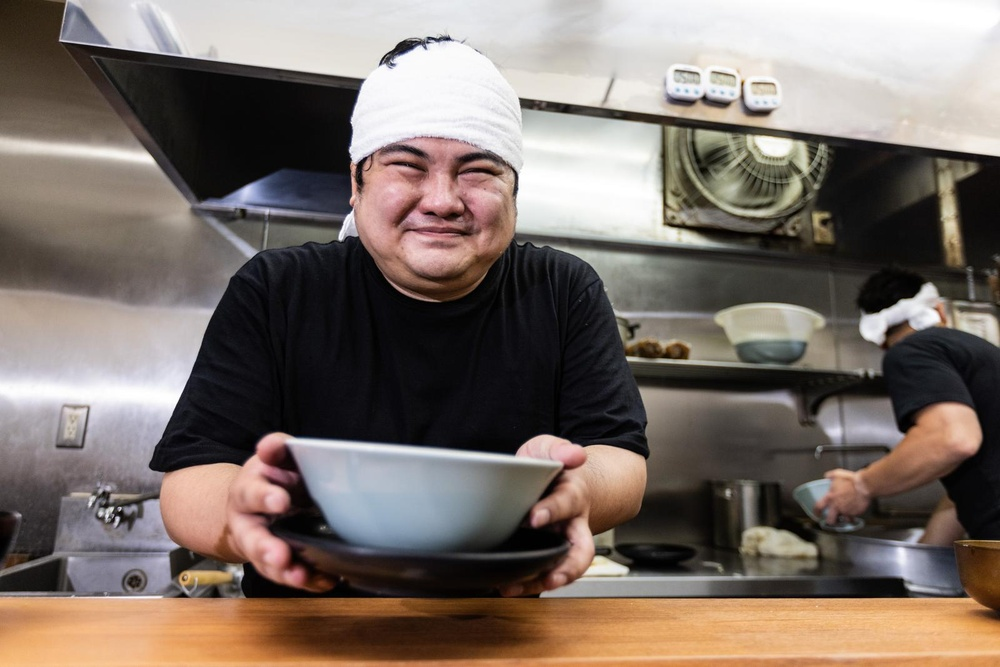
#> input picture images/opencv/ramen_man.jpg, 1000 x 667 px, shrunk from 1600 x 1067 before the run, found by its file name
$ python threshold.py
#> lines starting #> are read from the running program, lines starting #| are printed output that depends on the picture; after the words box and inside, x2 and y2 are one past the last pixel; in counts of white or black regions, pixels touching at a corner belong together
import cv2
import matplotlib.pyplot as plt


def main():
    threshold = 125

    # 画像の読み込み
    img = cv2.imread("images/opencv/ramen_man.jpg")
#> img is the input picture: shape (667, 1000, 3); mean B, G, R 104.2, 111.7, 123.5

    # 画像のグレースケール化
    img_gray = cv2.cvtColor(img, cv2.COLOR_BGR2GRAY)
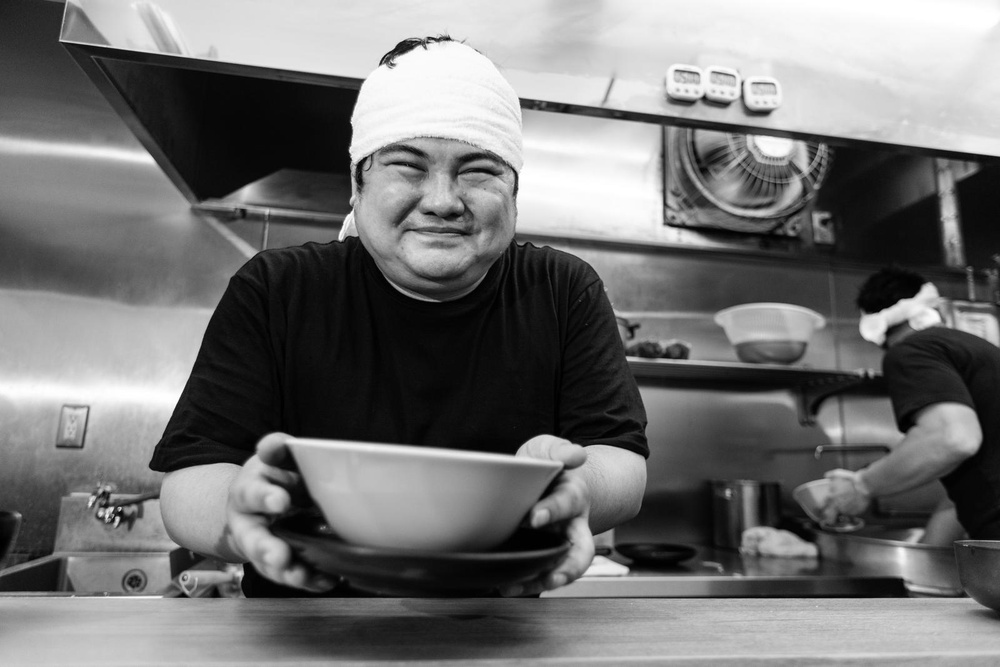
#> img_gray: shape (667, 1000); min 0, max 255, mean 114.3

    # 画像の二値化(閾値 125 を超えた画素を255にする。)
    ret, img_thresh = cv2.threshold(img_gray, threshold, 255, cv2.THRESH_BINARY)
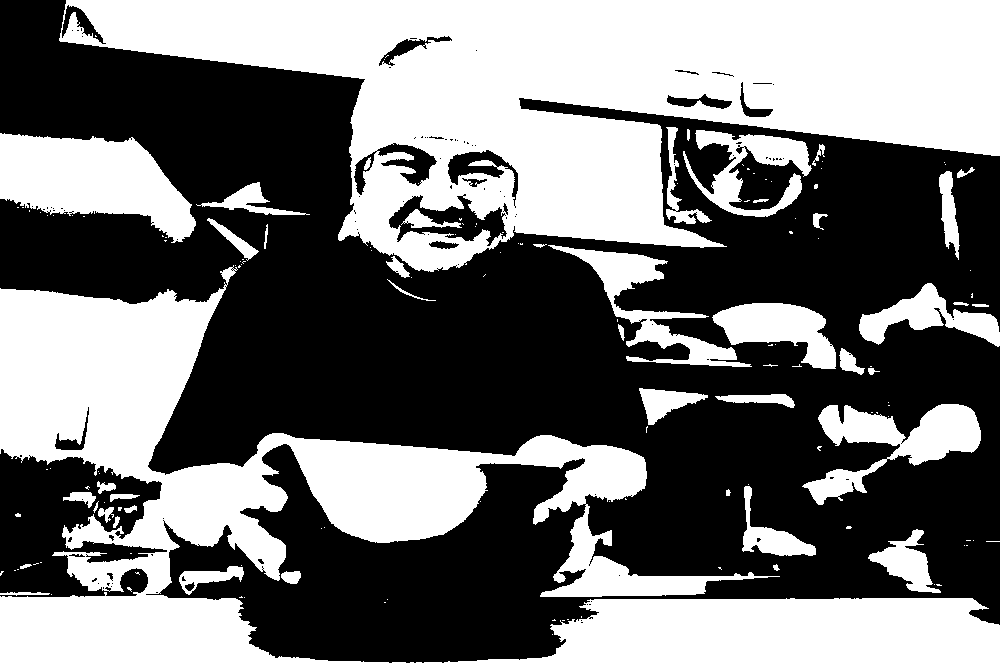
#> img_thresh: shape (667, 1000); 45.7% white; 151 white regions (106 under 20 px), largest, box (x1, y1, x2, y2) and area: (59, 0, 1000, 272) 131564, (0, 265, 1000, 667) 121788, (0, 133, 196, 243) 13060
#> ret = 125

    # 画像の保存
    cv2.imwrite("images/ramen_man_thresh.jpg", img_thresh)

    # 画像の表示
    plt.subplot(121)
    plt.title("Original")
    plt.imshow(cv2.cvtColor(img, cv2.COLOR_BGR2RGB))
    plt.axis("off")
    plt.subplot(122)
    plt.title("Threshold")
    plt.imshow(cv2.cvtColor(img_thresh, cv2.COLOR_BGR2RGB))
    plt.axis("off")
    plt.show()
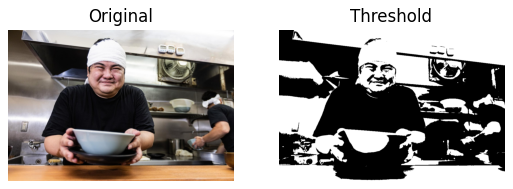
#> figure drawn by matplotlib, 2 panels


if __name__ == "__main__":
    main()

$ run again, with images/opencv/cheer_man.jpg copied over images/opencv/ramen_man.jpg
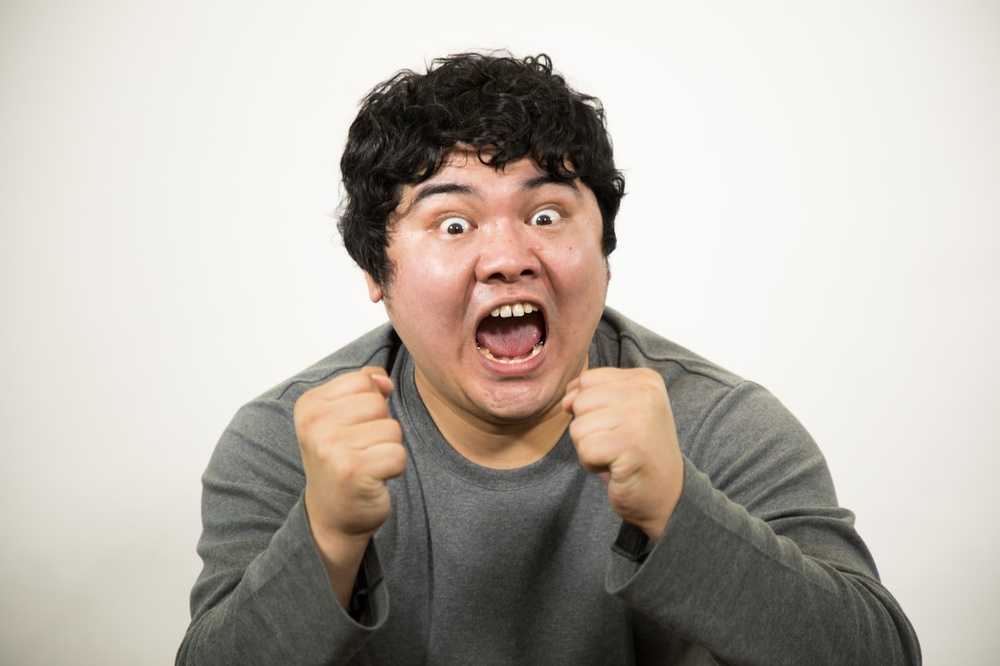
#> input picture images/opencv/cheer_man.jpg, 1000 x 666 px, shrunk from 1600 x 1066 before the run, found by its file name
#> in main, img is the input picture: shape (666, 1000, 3); mean B, G, R 172.5, 180.4, 187.5
#> in main, `ret, img_thresh = cv2.threshold(img_gray, threshold, 255, cv2.THRESH_B..`:
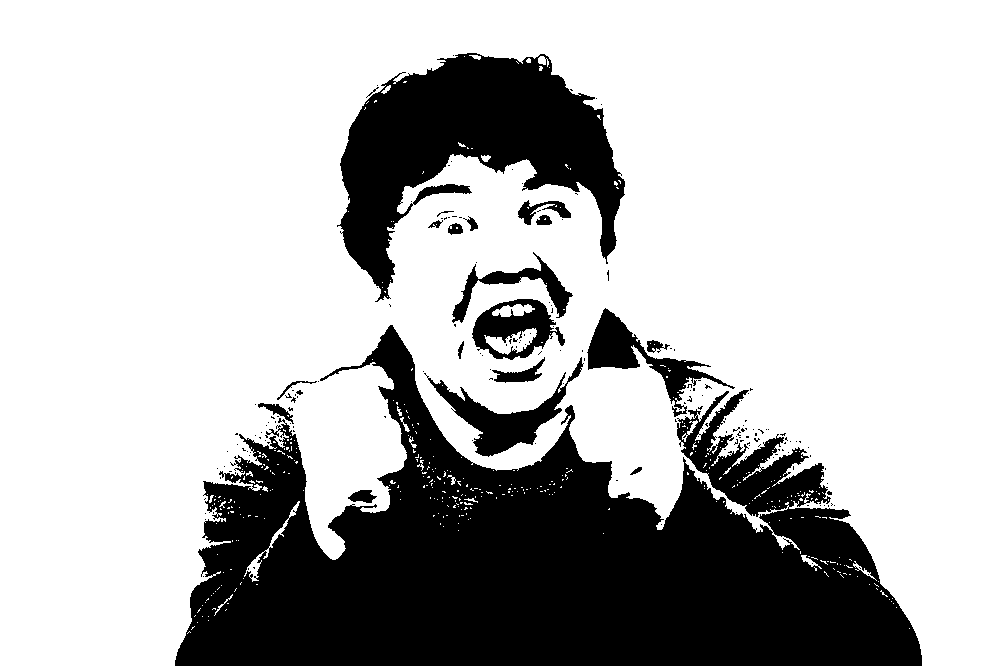
#> img_thresh: shape (666, 1000); 72.6% white; 181 black regions (160 under 20 px), largest, box (x1, y1, x2, y2) and area: (175, 325, 922, 666) 134814, (337, 53, 625, 302) 32840, (424, 357, 584, 457) 3854
#> ret = 125
#> in main, `plt.show()`:
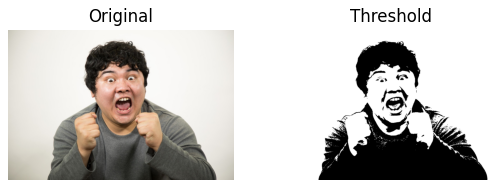
#> figure drawn by matplotlib, 2 panels
